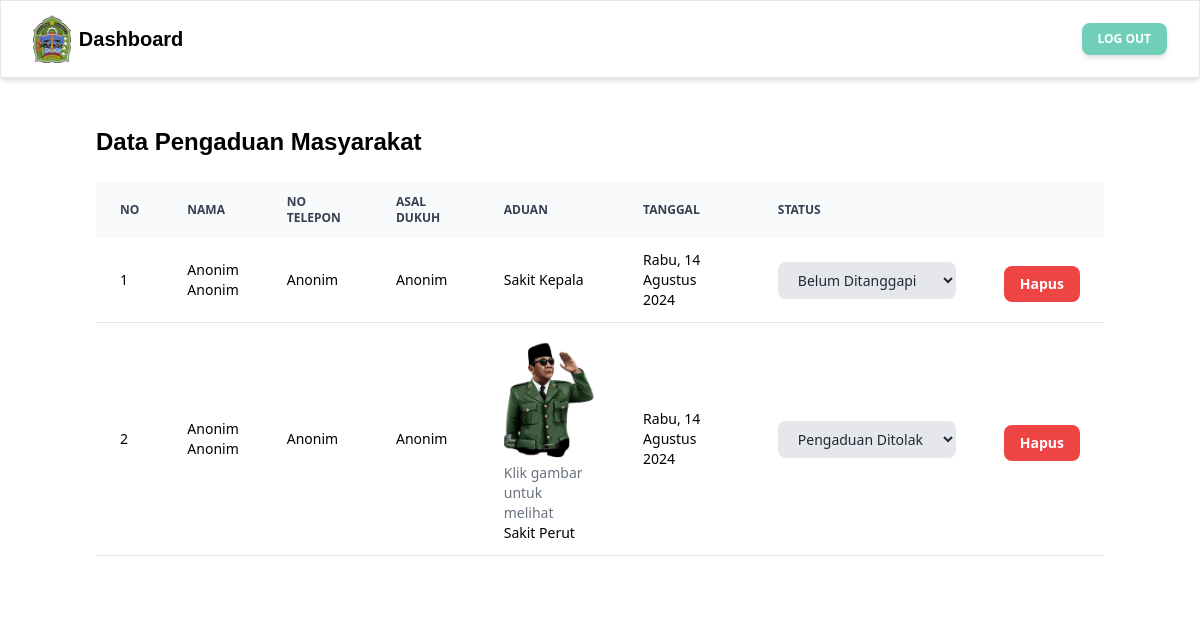
Screenshot of /dashboard.php (signed in) with the database file from the repository.
### tables this page shows
CREATE TABLE `pengaduan` (
  `pengaduanId` int(11) NOT NULL,
  `nama` varchar(255) NOT NULL,
  `nik` varchar(255) NOT NULL,
  `telepon` varchar(255) NOT NULL,
  `dukuh` varchar(255) NOT NULL,
  `isi` text NOT NULL,
  `foto` text DEFAULT NULL,
  `status` int(11) NOT NULL DEFAULT 1,
  `tanggal` date NOT NULL DEFAULT current_timestamp()
);

### services/useCase/getPengaduan.php (called while the page is built)
<?php
require_once './services/db/connection.php';
function getPengaduan()
{
    global $conn;
    $sql = "SELECT * FROM pengaduan ORDER BY pengaduanId DESC";
    $result = $conn->query($sql);
    $pengaduan = [];
    if ($result->num_rows > 0) {
        while ($row = $result->fetch_assoc()) {
            $pengaduan[] = $row;
        }
    }
    return $pengaduan;
}

### services/useCase/formatDate.php (called while the page is built)
<?php
function formatDate($tanggal)
{
    $date = new DateTime($tanggal);
    $hariIndo = array(
        'Sunday' => 'Minggu',
        'Monday' => 'Senin',
        'Tuesday' => 'Selasa',
        'Wednesday' => 'Rabu',
        'Thursday' => 'Kamis',
        'Friday' => 'Jumat',
        'Saturday' => 'Sabtu'
    );
    $bulanIndo = array(
        1 => 'Januari',
        2 => 'Februari',
        3 => 'Maret',
        4 => 'April',
        5 => 'Mei',
        6 => 'Juni',
        7 => 'Juli',
        8 => 'Agustus',
        9 => 'September',
        10 => 'Oktober',
        11 => 'November',
        12 => 'Desember'
    );
    $hari = $hariIndo[$date->format('l')];
    $tanggal = $date->format('j');
    $bulan = $bulanIndo[(int)$date->format('n')];
    $tahun = $date->format('Y');
    return "$hari, $tanggal $bulan $tahun";
}

### dashboard.php (the view, shortened to what this page needs)
<?php
require_once 'services/useCase/getPengaduan.php';
require_once 'services/useCase/formatDate.php';
$pengaduanList = getPengaduan();
?>
<!DOCTYPE html>
<html lang="en">
<head>
  <link href="https://unpkg.com/tailwindcss@^2/dist/tailwind.min.css" rel="stylesheet" />
  <link rel="stylesheet" href="./src/style/global.css" />
</head>
<body class="bg-white flex flex-col">
  <nav class="sticky top-0 z-50 block w-full max-w-full px-4 py-1 text-black bg-white border rounded-none shadow-md border-white/80 lg:px-8 lg:py-2">
    <div class="flex items-center justify-between text-blue-gray-900">
      <a href="../#hero" class="mr-4 block cursor-pointer py-1.5 font-sans text-base font-medium leading-relaxed text-inherit antialiased flex items-center gap-2">
        <img src="./src/images/kabKidul.png" class="w-auto h-12" />
        <span class="hidden lg:inline-block font-poppins text-xl font-bold">Dashboard</span>
      </a>
      <div class="flex items-center gap-4">
        <div class="flex items-center gap-x-1">
          <form id="logoutForm" method="post" action="services/useCase/logout.php">
            <button type="submit" class="select-none rounded-lg bg-primary py-2 px-4 text-center align-middle font-sans text-xs font-bold uppercase text-white shadow-md shadow-gray-900/10 transition-all hover:shadow-lg hover:shadow-gray-900/20 active:opacity-[0.85] disabled:pointer-events-none disabled:opacity-50 disabled:shadow-none lg:inline-block cursor-pointer">
              <span>Log Out</span>
            </button>
          </form>
        </div>
      </div>
    </div>
  </nav>
  <section id="dashboard" class="w-full min-h-[80vh] z-10">
    <div class="flex flex-col gap-6 bg-white px-6 md:px-12 lg:px-24 py-12 relative overflow-x-auto">
      <h2 class="text-2xl font-bold font-poppins">
        Data Pengaduan Masyarakat
      </h2>
      <table class="w-full text-sm text-left rtl:text-right text-gray-500 dark:text-gray-400">
        <thead class="text-xs text-gray-700 uppercase bg-gray-50 dark:bg-gray-700 dark:text-gray-400">
          <tr>
            <th scope="col" class="px-6 py-3">No</th>
            <th scope="col" class="px-6 py-3">Nama</th>
            <th scope="col" class="px-6 py-3">No Telepon</th>
            <th scope="col" class="px-6 py-3">Asal Dukuh</th>
            <th scope="col" class="px-6 py-3">Aduan</th>
            <th scope="col" class="px-6 py-3">Tanggal</th>
            <th scope="col" class="px-6 py-3">Status</th>
            <th scope="col" class="px-6 py-3"></th>
          </tr>
        </thead>
        <tbody>
          <?php foreach ($pengaduanList as $index => $pengaduan) : ?>
            <tr class="bg-white border-b text-black">
              <td scope="row" class="px-6 py-3"><?php echo $index + 1; ?></td>
              <td scope="row" class="px-6 py-3">
                <div class="font-medium">
                  <?php echo htmlspecialchars($pengaduan['nama']); ?>
                </div>
                <div>
                  <?php echo htmlspecialchars($pengaduan['nik']); ?>
                </div>
              </td>
              <td scope="row" class="px-6 py-3"><?php echo htmlspecialchars($pengaduan['telepon']); ?></td>
              <td scope="row" class="px-6 py-3"><?php echo htmlspecialchars($pengaduan['dukuh']); ?></td>
              <td scope="row" class="px-6 py-3 max-w-2xl">
                <?php if ($pengaduan['foto'] != null): ?>
                  <img src="uploads/<?php echo htmlspecialchars($pengaduan['foto']); ?>" class="w-full h-32 object-cover mb-4 cursor-pointer" onclick="window.open('uploads/<?php echo htmlspecialchars($pengaduan['foto']); ?>', '_blank')"/>
                  <p class="cursor-pointer text-sm text-gray-500 -mt-4" onclick="window.open('uploads/<?php echo htmlspecialchars($pengaduan['foto']); ?>', '_blank')">Klik gambar untuk melihat</p>
                <?php endif; ?>
                <?php echo htmlspecialchars($pengaduan['isi']); ?>
              </td>
              <td scope="row" class="px-6 py-3"><?php echo formatDate(htmlspecialchars($pengaduan['tanggal'])); ?></td>
              <td scope="row" class="px-6 py-3">
                <select
                  name="status"
                  class="bg-gray-200 text-gray-800 rounded-lg px-4 py-2 min-w-[420px]"
                  onchange="updateStatus(<?php echo $pengaduan['pengaduanId']; ?>, this.value)">
                  <option value="1" <?php echo $pengaduan['status'] == 1 ? 'selected' : ''; ?>>Belum Ditanggapi</option>
                  <option value="2" <?php echo $pengaduan['status'] == 2 ? 'selected' : ''; ?>>Pengaduan Ditolak</option>
                </select>
              </td>
              <td scope="row" class="px-6 py-3">
                <button class="bg-red-500 text-white font-bold rounded-lg px-4 py-2 mt-2" onclick="confirmDelete(<?php echo $pengaduan['pengaduanId']; ?>)">
                  Hapus
                </button>
              </td>
            </tr>
          <?php endforeach; ?>
        </tbody>
      </table>
    </div>
  </section>
</body>
</html>

### src/style/global.css (style rules this page uses)
:root { --primary: #71cfb9; --secondary: #fac441; --accent: #556080; }
.bg-primary { background-color: var(--primary); }
.font-poppins { font-family: "Poppins", sans-serif; }

### rows the page displays
pengaduan: nama "Anonim", nik "Anonim", telepon "Anonim", dukuh "Anonim", isi "Sakit Kepala", tanggal "Rabu, 14 Agustus 2024", status "Belum Ditanggapi"
pengaduan: nama "Anonim", nik "Anonim", telepon "Anonim", dukuh "Anonim", foto (picture), isi "Sakit Perut", tanggal "Rabu, 14 Agustus 2024", status "Pengaduan Ditolak"
